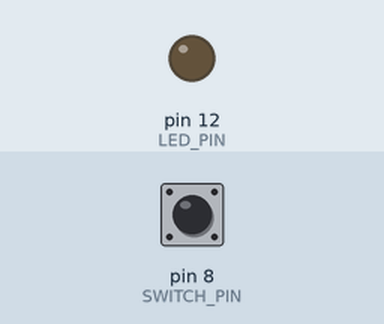
The sketch below on a simulated Arduino Uno, built with avr-gcc and run on an emulated ATmega328P. Parts: output pins drawn as LEDs (lit = HIGH). Dashed ring = blinking. The inputs (shaded band) are chosen by the test bench; at power-on: pin 8 (SWITCH_PIN) LOW.

Above: at 1.2 s.
1.3 s: pin 8 (SWITCH_PIN) pulled HIGH for 0.15 s
At 2.35 s:
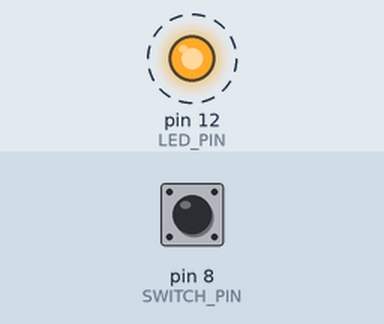
4.1 s: pin 8 (SWITCH_PIN) pulled HIGH for 3.2 s
At 5.15 s:
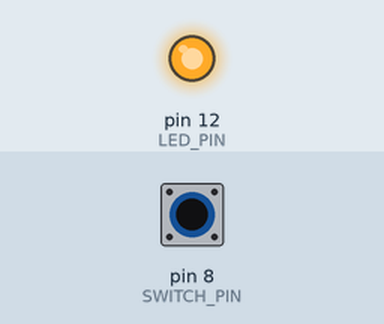
Timing chart, 0 to 9.5 s (numbered marks = the images above; inputs shaded):
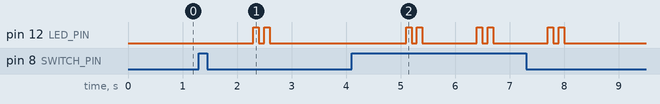

The sketch:

03.dip-switch.ino
```cpp
int LED_PIN = 12;
int SWITCH_PIN = 8;
int shouldFlash = 0;

void setup() {
  pinMode(LED_PIN, OUTPUT);
  pinMode(SWITCH_PIN, INPUT);
  digitalWrite(LED_PIN, LOW);
}

void loop() {
  shouldFlash = digitalRead(SWITCH_PIN);
  if(shouldFlash == HIGH) {
    digitalWrite(LED_PIN, LOW);
    delay(1000);
    digitalWrite(LED_PIN, HIGH);
    delay(100);
    digitalWrite(LED_PIN, LOW);
    delay(100);
    digitalWrite(LED_PIN, HIGH);
    delay(100);
  } else {
    digitalWrite(LED_PIN, LOW);
  }
}
```

Measured:
- after the input at 1.3 s, pin 12 (LED_PIN): alternates HIGH for 0.10 s and LOW for 0.10 s, 4 changes in all, then stays LOW, starting after 1.0 s
- after the input at 4.1 s, pin 12 (LED_PIN): LOW → HIGH after 1.0 s, then repeats every 1.3 s: LOW 0.10 s, HIGH 0.10 s, LOW 1.0 s, HIGH 0.10 s, until it stays LOW from 8.0 s
